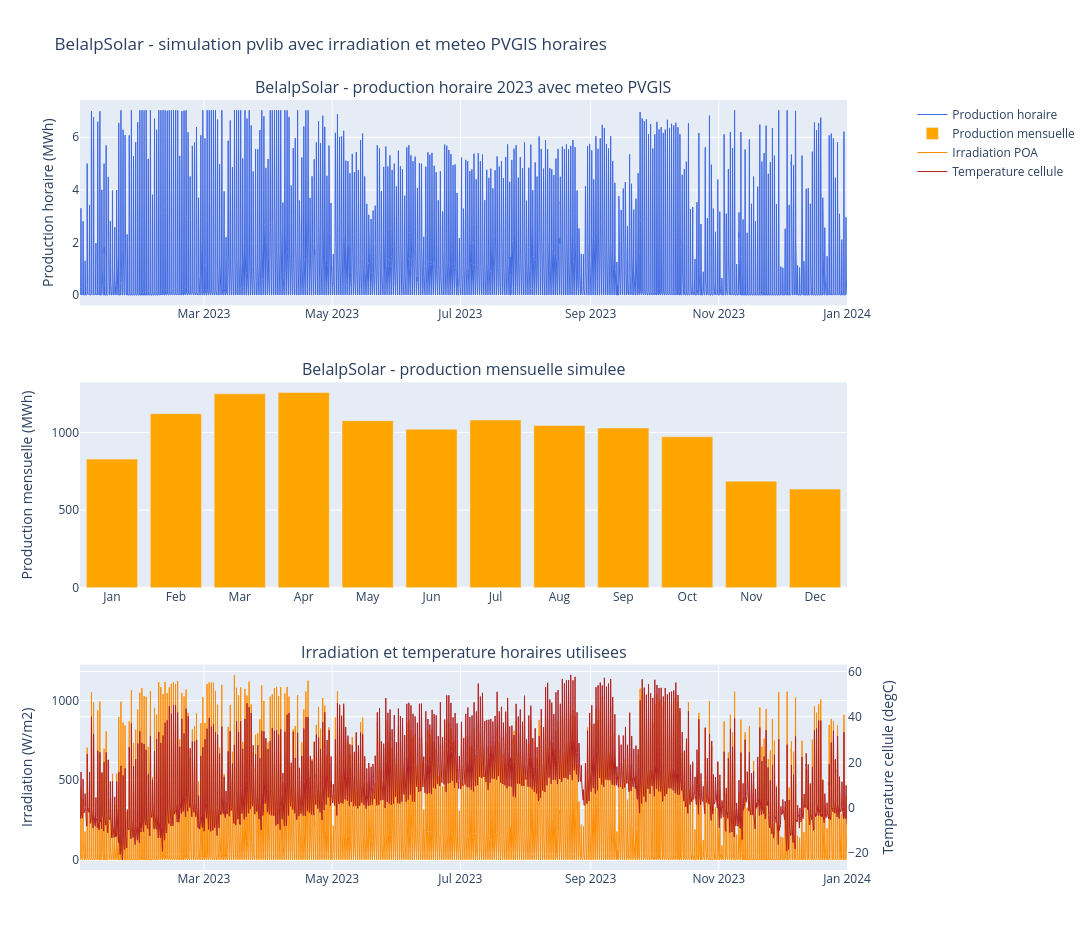

Notebook source saved alongside this figure:
### Markdown cell above
# Simulation BelalpSolar avec pvlib

Donnees projet depuis https://alpine-pv.ch/belalpsolar/ : latitude 46.39776, longitude 7.97738, altitude 2650 m, puissance DC 5.7 MW, production annuelle 12 GWh, rendement specifique 2105 kWh/kWp, part hiver 43%.

Le profil horaire n'utilise plus un ciel clair idealise. Il recupere des donnees PVGIS horaires reconstituees pour BelalpSolar : irradiation dans le plan des panneaux, temperature de l'air et vent. La production PV est ensuite calculee avec pvlib puis calibree sur les 12 GWh/an annonces.

### Code cell
import pandas as pd
import pvlib
import plotly.graph_objects as go
import plotly.io as pio
from pathlib import Path
from plotly.subplots import make_subplots
from pvlib.location import Location

pio.renderers.default = "vscode"

# Donnees BelalpSolar depuis https://alpine-pv.ch/belalpsolar/
latitude = 46.39776
longitude = 7.97738
altitude_m = 2650
p_dc_mw = 5.7
annual_yield_gwh_target = 12.0
specific_yield_kwh_per_kwp = 2105
winter_share = 0.43

# PVGIS 5.3 fournit des series horaires jusqu'a 2023. On utilise ERA5 pour avoir
# irradiation, temperature et vent horaires reconstitues, pas un ciel clair idealise.
simulation_year = 2023
raddatabase = "PVGIS-ERA5"
surface_tilt = 60      # degres, hypothese alpine orientee hiver
surface_azimuth = 180  # convention pvlib: 180 = sud

repo_root = Path("/Users/jadlostan/Documents/GitHub/Swiss-PDGs")
pvgis_cache_file = repo_root / "data" / f"belalpsolar_pvgis_{simulation_year}.csv"
production_file = repo_root / "data" / f"belalpsolar_production_{simulation_year}.csv"

location = Location(
    latitude=latitude,
    longitude=longitude,
    tz="Europe/Zurich",
    altitude=altitude_m,
    name="BelalpSolar",
)

if pvgis_cache_file.exists():
    pv_weather = pd.read_csv(pvgis_cache_file, index_col="time", parse_dates=True)
    data_source = f"cache local {pvgis_cache_file}"
else:
    pv_weather, pvgis_meta = pvlib.iotools.get_pvgis_hourly(
        latitude=latitude,
        longitude=longitude,
        start=simulation_year,
        end=simulation_year,
        raddatabase=raddatabase,
        components=True,
        surface_tilt=surface_tilt,
        surface_azimuth=surface_azimuth,
        usehorizon=True,
        pvcalculation=False,
        timeout=60,
    )
    pv_weather.to_csv(pvgis_cache_file, index_label="time")
    data_source = f"PVGIS API ({raddatabase}, {simulation_year})"

pv_weather.index = pd.to_datetime(pv_weather.index, utc=True).tz_convert(location.tz)
pv_weather.index = pv_weather.index - pd.Timedelta(minutes=30)  # PVGIS labelle les moyennes horaires au milieu de l'heure.

poa_component_cols = ["poa_direct", "poa_sky_diffuse", "poa_ground_diffuse"]
pv_weather["poa_global"] = pv_weather[poa_component_cols].sum(axis=1).clip(lower=0)

cell_temperature = pvlib.temperature.faiman(
    poa_global=pv_weather["poa_global"],
    temp_air=pv_weather["temp_air"],
    wind_speed=pv_weather["wind_speed"],
).rename("temp_cell")

pdc_kw_raw = pvlib.pvsystem.pvwatts_dc(
    effective_irradiance=pv_weather["poa_global"],
    temp_cell=cell_temperature,
    pdc0=p_dc_mw * 1000,
    gamma_pdc=-0.0035,
)

pac_kw_raw = pvlib.inverter.pvwatts(
    pdc=pdc_kw_raw,
    pdc0=p_dc_mw * 1000,
    eta_inv_nom=0.96,
).clip(lower=0)

# Calibration sur la production annuelle annoncee par le projet.
annual_target_kwh = annual_yield_gwh_target * 1_000_000
scale_factor = annual_target_kwh / pac_kw_raw.sum()
pac_kw = pac_kw_raw * scale_factor
energy_kwh = pac_kw.rename("energy_kwh")

belalpsolar_hourly = pd.DataFrame(
    {
        "poa_global_w_m2": pv_weather["poa_global"],
        "temp_air_c": pv_weather["temp_air"],
        "wind_speed_m_s": pv_weather["wind_speed"],
        "temp_cell_c": cell_temperature,
        "production_mw": energy_kwh / 1000,
        "production_mwh": energy_kwh / 1000,
    }
)
belalpsolar_hourly.to_csv(production_file, index_label="time")

monthly_energy_mwh = energy_kwh.resample("ME").sum() / 1000
annual_energy_gwh = energy_kwh.sum() / 1_000_000
winter_energy_gwh = energy_kwh[energy_kwh.index.month.isin([10, 11, 12, 1, 2, 3])].sum() / 1_000_000
winter_percent = 100 * winter_energy_gwh / annual_energy_gwh

print(f"Source meteo horaire: {data_source}")
print(f"Fichier production horaire: {production_file}")
print(f"Production annuelle simulee calibree: {annual_energy_gwh:.2f} GWh")
print(f"Production annuelle annoncee: {annual_yield_gwh_target:.2f} GWh")
print(f"Rendement specifique annonce: {specific_yield_kwh_per_kwp} kWh/kWp")
print(f"Production hiver simulee Oct-Mar: {winter_energy_gwh:.2f} GWh ({winter_percent:.1f}%)")
print(f"Part hiver annoncee: {winter_share:.0%}")
print(f"Facteur de calibration applique au profil pvlib: {scale_factor:.3f}")

display(belalpsolar_hourly.head())

fig = make_subplots(
    rows=3,
    cols=1,
    shared_xaxes=False,
    vertical_spacing=0.10,
    specs=[[{}], [{}], [{"secondary_y": True}]],
    subplot_titles=(
        f"BelalpSolar - production horaire {simulation_year} avec meteo PVGIS",
        "BelalpSolar - production mensuelle simulee",
        "Irradiation et temperature horaires utilisees",
    ),
)

fig.add_trace(
    go.Scatter(
        x=energy_kwh.index,
        y=energy_kwh / 1000,
        mode="lines",
        line=dict(color="royalblue", width=1),
        name="Production horaire",
        hovertemplate="%{x}<br>%{y:.3f} MWh<extra></extra>",
    ),
    row=1,
    col=1,
)

fig.add_trace(
    go.Bar(
        x=monthly_energy_mwh.index.strftime("%b"),
        y=monthly_energy_mwh.values,
        marker_color="orange",
        name="Production mensuelle",
        hovertemplate="%{x}<br>%{y:.1f} MWh<extra></extra>",
    ),
    row=2,
    col=1,
)

fig.add_trace(
    go.Scatter(
        x=pv_weather.index,
        y=pv_weather["poa_global"],
        mode="lines",
        line=dict(color="darkorange", width=1),
        name="Irradiation POA",
        hovertemplate="%{x}<br>%{y:.0f} W/m2<extra></extra>",
    ),
    row=3,
    col=1,
    secondary_y=False,
)

fig.add_trace(
    go.Scatter(
        x=cell_temperature.index,
        y=cell_temperature,
        mode="lines",
        line=dict(color="firebrick", width=1),
        name="Temperature cellule",
        hovertemplate="%{x}<br>%{y:.1f} degC<extra></extra>",
    ),
    row=3,
    col=1,
    secondary_y=True,
)

fig.update_yaxes(title_text="Production horaire (MWh)", row=1, col=1)
fig.update_yaxes(title_text="Production mensuelle (MWh)", row=2, col=1)
fig.update_yaxes(title_text="Irradiation (W/m2)", row=3, col=1, secondary_y=False)
fig.update_yaxes(title_text="Temperature cellule (degC)", row=3, col=1, secondary_y=True)
fig.update_layout(
    width=1100,
    height=950,
    dragmode="zoom",
    hovermode="x unified",
    showlegend=True,
    title="BelalpSolar - simulation pvlib avec irradiation et meteo PVGIS horaires",
)
fig.show()

### Figure 1 — Plotly figure (JSON) as saved in the notebook; plotly's stock layout.template omitted (floating-point values rounded to 4 significant figures; data arrays with more than 128 entries replaced by an {"elided": "..."} marker saying what was removed)
{"data": [{"hovertemplate": "%{x}<br>%{y:.3f} MWh<extra></extra>", "line": {"color": "royalblue", "width": 1}, "mode": "lines", "name": "Production horaire", "type": "scatter", "x": {"elided": "8760 str values"}, "xaxis": "x", "y": {"elided": "8760 float values"}, "yaxis": "y"}, {"hovertemplate": "%{x}<br>%{y:.1f} MWh<extra></extra>", "marker": {"color": "orange"}, "name": "Production mensuelle", "type": "bar", "x": ["Jan", "Feb", "Mar", "Apr", "May", "Jun", "Jul", "Aug", "Sep", "Oct", "Nov", "Dec", "Jan"], "xaxis": "x2", "y": [830.2, 1121.0, 1249.0, 1257.0, 1075.0, 1021.0, 1080.0, 1045.0, 1028.0, 972.6, 686.3, 635.1, 0.0], "yaxis": "y2"}, {"hovertemplate": "%{x}<br>%{y:.0f} W/m2<extra></extra>", "line": {"color": "darkorange", "width": 1}, "mode": "lines", "name": "Irradiation POA", "type": "scatter", "x": {"elided": "8760 str values"}, "xaxis": "x3", "y": {"elided": "8760 float values"}, "yaxis": "y3"}, {"hovertemplate": "%{x}<br>%{y:.1f} degC<extra></extra>", "line": {"color": "firebrick", "width": 1}, "mode": "lines", "name": "Temperature cellule", "type": "scatter", "x": {"elided": "8760 str values"}, "xaxis": "x3", "y": {"elided": "8760 float values"}, "yaxis": "y4"}], "layout": {"annotations": [{"font": {"size": 16}, "showarrow": false, "text": "BelalpSolar - production horaire 2023 avec meteo PVGIS", "x": 0.47, "xanchor": "center", "xref": "paper", "y": 1, "yanchor": "bottom", "yref": "paper"}, {"font": {"size": 16}, "showarrow": false, "text": "BelalpSolar - production mensuelle simulee", "x": 0.47, "xanchor": "center", "xref": "paper", "y": 0.6333, "yanchor": "bottom", "yref": "paper"}, {"font": {"size": 16}, "showarrow": false, "text": "Irradiation et temperature horaires utilisees", "x": 0.47, "xanchor": "center", "xref": "paper", "y": 0.2667, "yanchor": "bottom", "yref": "paper"}], "dragmode": "zoom", "height": 950, "hovermode": "x unified", "showlegend": true, "title": {"text": "BelalpSolar - simulation pvlib avec irradiation et meteo PVGIS horaires"}, "width": 1100, "xaxis": {"anchor": "y", "domain": [0, 0.94]}, "xaxis2": {"anchor": "y2", "domain": [0, 0.94]}, "xaxis3": {"anchor": "y3", "domain": [0, 0.94]}, "yaxis": {"anchor": "x", "domain": [0.7333, 1], "title": {"text": "Production horaire (MWh)"}}, "yaxis2": {"anchor": "x2", "domain": [0.3667, 0.6333], "title": {"text": "Production mensuelle (MWh)"}}, "yaxis3": {"anchor": "x3", "domain": [0, 0.2667], "title": {"text": "Irradiation (W/m2)"}}, "yaxis4": {"anchor": "x3", "overlaying": "y3", "side": "right", "title": {"text": "Temperature cellule (degC)"}}}}
